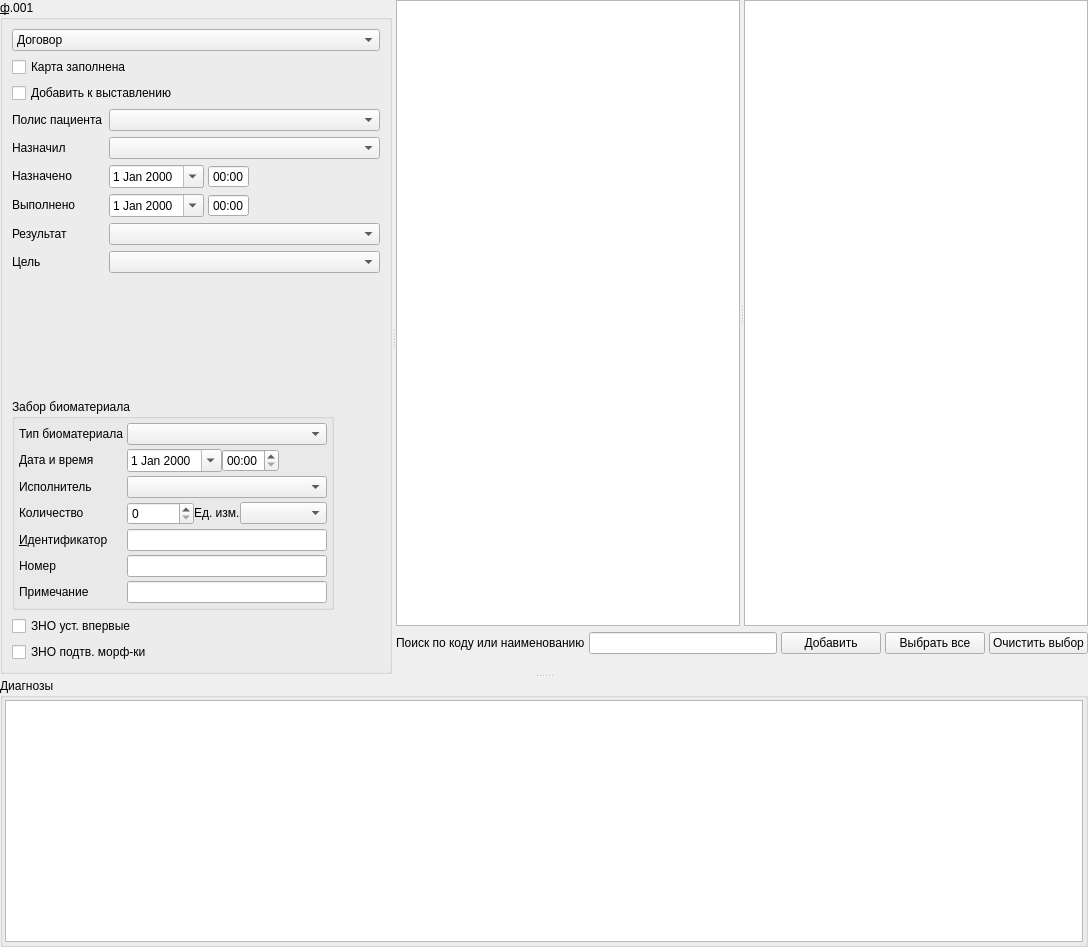
          <widget class="QWidget" name="scrollAreaWidgetContents">
           <property name="geometry">
            <rect>
             <x>0</x>
             <y>0</y>
             <width>1088</width>
             <height>947</height>
            </rect>
           </property>
           <layout class="QVBoxLayout" name="verticalLayout_2">
            <property name="margin">
             <number>0</number>
            </property>
            <item>
             <widget class="QSplitter" name="splitter_3">
              <property name="orientation">
               <enum>Qt::Vertical</enum>
              </property>
              <widget class="QSplitter" name="splitter_2">
               <property name="orientation">
                <enum>Qt::Horizontal</enum>
               </property>
               <widget class="QGroupBox" name="grpBase">
                <property name="sizePolicy">
                 <sizepolicy hsizetype="Maximum" vsizetype="Preferred">
                  <horstretch>0</horstretch>
                  <verstretch>0</verstretch>
                 </sizepolicy>
                </property>
                <property name="title">
                 <string>&amp;ф.001</string>
                </property>
                <layout class="QGridLayout" name="gridLayout_2">
                 <item row="3" column="1">
                  <widget class="CClientPolicyComboBox" name="cmbClientPolicy"/>
                 </item>
                 <item row="2" column="0" colspan="2">
                  <widget class="QCheckBox" name="chkExposeConfirmed">
                   <property name="text">
                    <string>Добавить к выставлению</string>
                   </property>
                  </widget>
                 </item>
                 <item row="12" column="0">
                  <spacer name="verticalSpacer_3">
                   <property name="orientation">
                    <enum>Qt::Vertical</enum>
                   </property>
                   <property name="sizeHint" stdset="0">
                    <size>
                     <width>20</width>
                     <height>10</height>
                    </size>
                   </property>
                  </spacer>
                 </item>
                 <item row="14" column="0" colspan="2">
                  <widget class="QCheckBox" name="chkZNOFirst">
                   <property name="toolTip">
                    <string>ЗНО установлен впервые</string>
                   </property>
                   <property name="text">
                    <string>ЗНО уст. впервые</string>
                   </property>
                  </widget>
                 </item>
                 <item row="11" column="1">
                  <widget class="CRBComboBox" name="cmbGoal"/>
                 </item>
                 <item row="11" column="0">
                  <widget class="QLabel" name="lblGoal">
                   <property name="text">
                    <string>Цель</string>
                   </property>
                   <property name="buddy">
                    <cstring>cmbGoal</cstring>
                   </property>
                  </widget>
                 </item>
                 <item row="6" column="0">
                  <widget class="QLabel" name="lblSetPerson">
                   <property name="sizePolicy">
                    <sizepolicy hsizetype="Maximum" vsizetype="Fixed">
                     <horstretch>0</horstretch>
                     <verstretch>0</verstretch>
                    </sizepolicy>
                   </property>
                   <property name="text">
                    <string>Назначил</string>
                   </property>
                   <property name="buddy">
                    <cstring>cmbSetPerson</cstring>
                   </property>
                  </widget>
                 </item>
                 <item row="9" column="1">
                  <widget class="CRBComboBox" name="cmbResult"/>
                 </item>
                 <item row="7" column="0">
                  <widget class="QLabel" name="lblBegDate">
                   <property name="sizePolicy">
                    <sizepolicy hsizetype="Maximum" vsizetype="Fixed">
                     <horstretch>0</horstretch>
                     <verstretch>0</verstretch>
                    </sizepolicy>
                   </property>
                   <property name="text">
                    <string>Назначено</string>
                   </property>
                   <property name="buddy">
                    <cstring>edtBegDate</cstring>
                   </property>
                  </widget>
                 </item>
                 <item row="8" column="0">
                  <widget class="QLabel" name="lblEndDate">
                   <property name="sizePolicy">
                    <sizepolicy hsizetype="Maximum" vsizetype="Fixed">
                     <horstretch>0</horstretch>
                     <verstretch>0</verstretch>
                    </sizepolicy>
                   </property>
                   <property name="text">
                    <string>Выполнено</string>
                   </property>
                   <property name="buddy">
                    <cstring>edtEndDate</cstring>
                   </property>
                  </widget>
                 </item>
                 <item row="6" column="1">
                  <widget class="CPersonComboBoxEx" name="cmbSetPerson">
                   <property name="sizePolicy">
                    <sizepolicy hsizetype="Expanding" vsizetype="Fixed">
                     <horstretch>0</horstretch>
                     <verstretch>0</verstretch>
                    </sizepolicy>
                   </property>
                  </widget>
                 </item>
                 <item row="0" column="0" colspan="2">
                  <widget class="CContractComboBox" name="cmbContract">
                   <property name="sizePolicy">
                    <sizepolicy hsizetype="Preferred" vsizetype="Fixed">
                     <horstretch>0</horstretch>
                     <verstretch>0</verstretch>
                    </sizepolicy>
                   </property>
                   <property name="whatsThis">
                    <string>номер, дата и основание договора в рамках которого производится осмотр</string>
                   </property>
                   <property name="frame">
                    <bool>true</bool>
                   </property>
                   <item>
                    <property name="text">
                     <string>Договор</string>
                    </property>
                   </item>
                  </widget>
                 </item>
                 <item row="15" column="0" colspan="2">
                  <widget class="QCheckBox" name="chkZNOMorph">
                   <property name="toolTip">
                    <string>ЗНО потдверждён морфологически</string>
                   </property>
                   <property name="text">
                    <string>ЗНО подтв. морф-ки</string>
                   </property>
                  </widget>
                 </item>
                 <item row="3" column="0">
                  <widget class="QLabel" name="lblClientPolicy">
                   <property name="text">
                    <string>Полис пациента</string>
                   </property>
                  </widget>
                 </item>
                 <item row="9" column="0">
                  <widget class="QLabel" name="lblResult">
                   <property name="text">
                    <string>Результат</string>
                   </property>
                   <property name="buddy">
                    <cstring>cmbResult</cstring>
                   </property>
                  </widget>
                 </item>
                 <item row="8" column="1">
                  <widget class="QFrame" name="frmEndDateTime">
                   <property name="sizePolicy">
                    <sizepolicy hsizetype="Maximum" vsizetype="Preferred">
                     <horstretch>0</horstretch>
                     <verstretch>0</verstretch>
                    </sizepolicy>
                   </property>
                   <property name="frameShape">
                    <enum>QFrame::NoFrame</enum>
                   </property>
                   <property name="frameShadow">
                    <enum>QFrame::Plain</enum>
                   </property>
                   <property name="lineWidth">
                    <number>0</number>
                   </property>
                   <layout class="QHBoxLayout" name="horizontalLayout_4">
                    <property name="spacing">
                     <number>4</number>
                    </property>
                    <property name="margin">
                     <number>0</number>
                    </property>
                    <item>
                     <widget class="CDateEdit" name="edtEndDate">
                      <property name="sizePolicy">
                       <sizepolicy hsizetype="Maximum" vsizetype="Fixed">
                        <horstretch>0</horstretch>
                        <verstretch>0</verstretch>
                       </sizepolicy>
                      </property>
                      <property name="whatsThis">
                       <string>дата окончания осмотра</string>
                      </property>
                      <property name="calendarPopup">
                       <bool>true</bool>
                      </property>
                     </widget>
                    </item>
                    <item>
                     <widget class="QTimeEdit" name="edtEndTime">
                      <property name="buttonSymbols">
                       <enum>QAbstractSpinBox::NoButtons</enum>
                      </property>
                      <property name="displayFormat">
                       <string>HH:mm</string>
                      </property>
                     </widget>
                    </item>
                   </layout>
                  </widget>
                 </item>
                 <item row="12" column="1">
                  <widget class="QFrame" name="frmNextDateTime">
                   <property name="sizePolicy">
                    <sizepolicy hsizetype="Maximum" vsizetype="Preferred">
                     <horstretch>0</horstretch>
                     <verstretch>0</verstretch>
                    </sizepolicy>
                   </property>
                   <property name="frameShape">
                    <enum>QFrame::NoFrame</enum>
                   </property>
                   <property name="frameShadow">
                    <enum>QFrame::Plain</enum>
                   </property>
                   <property name="lineWidth">
                    <number>0</number>
                   </property>
                   <layout class="QHBoxLayout" name="horizontalLayout_5">
                    <property name="spacing">
                     <number>4</number>
                    </property>
                    <property name="margin">
                     <number>0</number>
                    </property>
                   </layout>
                  </widget>
                 </item>
                 <item row="13" column="0" colspan="2">
                  <widget class="QGroupBox" name="grpTakenTissue">
                   <property name="sizePolicy">
                    <sizepolicy hsizetype="Maximum" vsizetype="Minimum">
                     <horstretch>0</horstretch>
                     <verstretch>0</verstretch>
                    </sizepolicy>
                   </property>
                   <property name="title">
                    <string>Забор биоматериала</string>
                   </property>
                   <layout class="QGridLayout" name="gridLayout">
                    <property name="margin">
                     <number>4</number>
                    </property>
                    <property name="spacing">
                     <number>4</number>
                    </property>
                    <item row="0" column="0">
                     <widget class="QLabel" name="lblTissueType">
                      <property name="sizePolicy">
                       <sizepolicy hsizetype="Maximum" vsizetype="Fixed">
                        <horstretch>0</horstretch>
                        <verstretch>0</verstretch>
                       </sizepolicy>
                      </property>
                      <property name="minimumSize">
                       <size>
                        <width>0</width>
                        <height>20</height>
                       </size>
                      </property>
                      <property name="text">
                       <string>Тип биоматериала</string>
                      </property>
                      <property name="buddy">
                       <cstring>cmbTissueType</cstring>
                      </property>
                     </widget>
                    </item>
                    <item row="0" column="1" colspan="3">
                     <widget class="CRBComboBox" name="cmbTissueType">
                      <property name="sizePolicy">
                       <sizepolicy hsizetype="Expanding" vsizetype="Fixed">
                        <horstretch>0</horstretch>
                        <verstretch>0</verstretch>
                       </sizepolicy>
                      </property>
                     </widget>
                    </item>
                    <item row="1" column="1">
                     <widget class="QWidget" name="pnlDatetime" native="true">
                      <layout class="QHBoxLayout" name="horizontalLayout_7">
                       <property name="spacing">
                        <number>0</number>
                       </property>
                       <property name="margin">
                        <number>0</number>
                       </property>
                       <item>
                        <widget class="CDateEdit" name="edtTissueDate">
                         <property name="sizePolicy">
                          <sizepolicy hsizetype="Maximum" vsizetype="Fixed">
                           <horstretch>0</horstretch>
                           <verstretch>0</verstretch>
                          </sizepolicy>
                         </property>
                         <property name="calendarPopup">
                          <bool>true</bool>
                         </property>
                        </widget>
                       </item>
                       <item>
                        <widget class="QTimeEdit" name="edtTissueTime">
                         <property name="sizePolicy">
                          <sizepolicy hsizetype="Maximum" vsizetype="Fixed">
                           <horstretch>0</horstretch>
                           <verstretch>0</verstretch>
                          </sizepolicy>
                         </property>
                         <property name="displayFormat">
                          <string>HH:mm</string>
                         </property>
                        </widget>
                       </item>
                      </layout>
                     </widget>
                    </item>
                    <item row="5" column="1" colspan="3">
                     <widget class="QWidget" name="pnlWTF" native="true">
                      <property name="sizePolicy">
                       <sizepolicy hsizetype="Preferred" vsizetype="Preferred">
                        <horstretch>0</horstretch>
                        <verstretch>0</verstretch>
                       </sizepolicy>
                      </property>
                      <layout class="QHBoxLayout" name="horizontalLayout_6">
                       <property name="spacing">
                        <number>0</number>
                       </property>
                       <property name="margin">
                        <number>0</number>
                       </property>
                       <item>
                        <widget class="QSpinBox" name="edtTissueAmount">
                         <property name="sizePolicy">
                          <sizepolicy hsizetype="Maximum" vsizetype="Fixed">
                           <horstretch>0</horstretch>
                           <verstretch>0</verstretch>
                          </sizepolicy>
                         </property>
                         <property name="maximum">
                          <number>999999</number>
                         </property>
                        </widget>
                       </item>
                       <item>
                        <widget class="QLabel" name="lblTissueUnit">
                         <property name="sizePolicy">
                          <sizepolicy hsizetype="Fixed" vsizetype="Fixed">
                           <horstretch>0</horstretch>
                           <verstretch>0</verstretch>
                          </sizepolicy>
                         </property>
                         <property name="minimumSize">
                          <size>
                           <width>0</width>
                           <height>20</height>
                          </size>
                         </property>
                         <property name="text">
                          <string>Ед. изм.</string>
                         </property>
                         <property name="buddy">
                          <cstring>cmbTissueUnit</cstring>
                         </property>
                        </widget>
                       </item>
                       <item>
                        <widget class="CRBComboBox" name="cmbTissueUnit">
                         <property name="sizePolicy">
                          <sizepolicy hsizetype="Expanding" vsizetype="Fixed">
                           <horstretch>0</horstretch>
                           <verstretch>0</verstretch>
                          </sizepolicy>
                         </property>
                        </widget>
                       </item>
                      </layout>
                     </widget>
                    </item>
                    <item row="1" column="3">
                     <spacer name="horizontalSpacer">
                      <property name="orientation">
                       <enum>Qt::Horizontal</enum>
                      </property>
                      <property name="sizeHint" stdset="0">
                       <size>
                        <width>40</width>
                        <height>20</height>
                       </size>
                      </property>
                     </spacer>
                    </item>
                    <item row="8" column="1" colspan="3">
                     <widget class="QLineEdit" name="edtTissueNote">
                      <property name="sizePolicy">
                       <sizepolicy hsizetype="Ignored" vsizetype="Fixed">
                        <horstretch>0</horstretch>
                        <verstretch>0</verstretch>
                       </sizepolicy>
                      </property>
                     </widget>
                    </item>
                    <item row="7" column="1" colspan="3">
                     <widget class="QLineEdit" name="edtTissueNumber">
                      <property name="readOnly">
                       <bool>true</bool>
                      </property>
                     </widget>
                    </item>
                    <item row="7" column="0">
                     <widget class="QLabel" name="lblTissueNumber">
                      <property name="text">
                       <string>Номер</string>
                      </property>
                      <property name="buddy">
                       <cstring>edtTissueNumber</cstring>
                      </property>
                     </widget>
                    </item>
                    <item row="6" column="0">
                     <widget class="QLabel" name="lblTissueExternalId">
                      <property name="sizePolicy">
                       <sizepolicy hsizetype="Maximum" vsizetype="Fixed">
                        <horstretch>0</horstretch>
                        <verstretch>0</verstretch>
                       </sizepolicy>
                      </property>
                      <property name="minimumSize">
                       <size>
                        <width>0</width>
                        <height>20</height>
                       </size>
                      </property>
                      <property name="text">
                       <string>&amp;Идентификатор</string>
                      </property>
                      <property name="buddy">
                       <cstring>edtTissueExternalId</cstring>
                      </property>
                     </widget>
                    </item>
                    <item row="6" column="1" colspan="3">
                     <widget class="QLineEdit" name="edtTissueExternalId">
                      <property name="sizePolicy">
                       <sizepolicy hsizetype="Expanding" vsizetype="Fixed">
                        <horstretch>0</horstretch>
                        <verstretch>0</verstretch>
                       </sizepolicy>
                      </property>
                      <property name="readOnly">
                       <bool>false</bool>
                      </property>
                     </widget>
                    </item>
                    <item row="2" column="0">
                     <widget class="QLabel" name="lblTissyeExecPerson">
                      <property name="sizePolicy">
                       <sizepolicy hsizetype="Maximum" vsizetype="Fixed">
                        <horstretch>0</horstretch>
                        <verstretch>0</verstretch>
                       </sizepolicy>
                      </property>
                      <property name="minimumSize">
                       <size>
                        <width>0</width>
                        <height>20</height>
                       </size>
                      </property>
                      <property name="text">
                       <string>Исполнитель</string>
                      </property>
                      <property name="buddy">
                       <cstring>cmbTissueExecPerson</cstring>
                      </property>
                     </widget>
                    </item>
                    <item row="2" column="1" colspan="3">
                     <widget class="CPersonComboBoxEx" name="cmbTissueExecPerson">
                      <property name="sizePolicy">
                       <sizepolicy hsizetype="Expanding" vsizetype="Fixed">
                        <horstretch>0</horstretch>
                        <verstretch>0</verstretch>
                       </sizepolicy>
                      </property>
                     </widget>
                    </item>
                    <item row="5" column="0">
                     <widget class="QLabel" name="lblTissueAmount">
                      <property name="sizePolicy">
                       <sizepolicy hsizetype="Maximum" vsizetype="Fixed">
                        <horstretch>0</horstretch>
                        <verstretch>0</verstretch>
                       </sizepolicy>
                      </property>
                      <property name="minimumSize">
                       <size>
                        <width>0</width>
                        <height>20</height>
                       </size>
                      </property>
                      <property name="text">
                       <string>Количество</string>
                      </property>
                      <property name="buddy">
                       <cstring>edtTissueAmount</cstring>
                      </property>
                     </widget>
                    </item>
                    <item row="8" column="0">
                     <widget class="QLabel" name="lblTissueNote">
                      <property name="sizePolicy">
                       <sizepolicy hsizetype="Maximum" vsizetype="Fixed">
                        <horstretch>0</horstretch>
                        <verstretch>0</verstretch>
                       </sizepolicy>
                      </property>
                      <property name="minimumSize">
                       <size>
                        <width>0</width>
                        <height>20</height>
                       </size>
                      </property>
                      <property name="text">
                       <string>Примечание</string>
                      </property>
                      <property name="buddy">
                       <cstring>edtTissueNote</cstring>
                      </property>
                     </widget>
                    </item>
                    <item row="1" column="0">
                     <widget class="QLabel" name="lblTissueDateTime">
                      <property name="sizePolicy">
                       <sizepolicy hsizetype="Maximum" vsizetype="Fixed">
                        <horstretch>0</horstretch>
                        <verstretch>0</verstretch>
                       </sizepolicy>
                      </property>
                      <property name="minimumSize">
                       <size>
                        <width>0</width>
                        <height>20</height>
                       </size>
                      </property>
                      <property name="text">
                       <string>Дата и время</string>
                      </property>
                      <property name="buddy">
                       <cstring>edtTissueDate</cstring>
                      </property>
                     </widget>
                    </item>
                   </layout>
                  </widget>
                 </item>
                 <item row="7" column="1">
                  <widget class="QFrame" name="frmBegDateTime">
                   <property name="sizePolicy">
                    <sizepolicy hsizetype="Maximum" vsizetype="Preferred">
                     <horstretch>0</horstretch>
                     <verstretch>0</verstretch>
                    </sizepolicy>
                   </property>
                   <property name="frameShape">
                    <enum>QFrame::NoFrame</enum>
                   </property>
                   <property name="frameShadow">
                    <enum>QFrame::Plain</enum>
                   </property>
                   <property name="lineWidth">
                    <number>0</number>
                   </property>
                   <layout class="QHBoxLayout" name="horizontalLayout_3">
                    <property name="spacing">
                     <number>4</number>
                    </property>
                    <property name="margin">
                     <number>0</number>
                    </property>
                    <item>
                     <widget class="CDateEdit" name="edtBegDate">
                      <property name="sizePolicy">
                       <sizepolicy hsizetype="Maximum" vsizetype="Fixed">
                        <horstretch>0</horstretch>
                        <verstretch>0</verstretch>
                       </sizepolicy>
                      </property>
                      <property name="whatsThis">
                       <string>дата начала осмотра</string>
                      </property>
                      <property name="calendarPopup">
                       <bool>true</bool>
                      </property>
                     </widget>
                    </item>
                    <item>
                     <widget class="QTimeEdit" name="edtBegTime">
                      <property name="buttonSymbols">
                       <enum>QAbstractSpinBox::NoButtons</enum>
                      </property>
                      <property name="displayFormat">
                       <string>HH:mm</string>
                      </property>
                     </widget>
                    </item>
                   </layout>
                  </widget>
                 </item>
                 <item row="1" column="0" colspan="2">
                  <widget class="QCheckBox" name="chkIsClosed">
                   <property name="text">
                    <string>Карта заполнена</string>
                   </property>
                  </widget>
                 </item>
                </layout>
               </widget>
               <widget class="QWidget" name="layoutWidget">
                <layout class="QGridLayout" name="gridLayout_3">
                 <item row="1" column="0">
                  <widget class="QWidget" name="grpActionSearch" native="true">
                   <property name="sizePolicy">
                    <sizepolicy hsizetype="Preferred" vsizetype="Maximum">
                     <horstretch>0</horstretch>
                     <verstretch>0</verstretch>
                    </sizepolicy>
                   </property>
                   <layout class="QHBoxLayout" name="horizontalLayout_2">
                    <property name="spacing">
                     <number>4</number>
                    </property>
                    <property name="margin">
                     <number>0</number>
                    </property>
                    <item>
                     <widget class="QLabel" name="lblFindByCode">
                      <property name="sizePolicy">
                       <sizepolicy hsizetype="Maximum" vsizetype="Preferred">
                        <horstretch>0</horstretch>
                        <verstretch>0</verstretch>
                       </sizepolicy>
                      </property>
                      <property name="text">
                       <string>Поиск по коду или наименованию</string>
                      </property>
                     </widget>
                    </item>
                    <item>
                     <widget class="QLineEdit" name="edtFindByCode">
                      <property name="sizePolicy">
                       <sizepolicy hsizetype="Expanding" vsizetype="Fixed">
                        <horstretch>0</horstretch>
                        <verstretch>0</verstretch>
                       </sizepolicy>
                      </property>
                     </widget>
                    </item>
                    <item>
                     <widget class="QPushButton" name="btnAdd">
                      <property name="sizePolicy">
                       <sizepolicy hsizetype="Fixed" vsizetype="Fixed">
                        <horstretch>0</horstretch>
                        <verstretch>0</verstretch>
                       </sizepolicy>
                      </property>
                      <property name="minimumSize">
                       <size>
                        <width>100</width>
                        <height>0</height>
                       </size>
                      </property>
                      <property name="text">
                       <string>Добавить</string>
                      </property>
                     </widget>
                    </item>
                    <item>
                     <widget class="QPushButton" name="btnSelectAll">
                      <property name="sizePolicy">
                       <sizepolicy hsizetype="Fixed" vsizetype="Fixed">
                        <horstretch>0</horstretch>
                        <verstretch>0</verstretch>
                       </sizepolicy>
                      </property>
                      <property name="minimumSize">
                       <size>
                        <width>100</width>
                        <height>0</height>
                       </size>
                      </property>
                      <property name="text">
                       <string>Выбрать все</string>
                      </property>
                     </widget>
                    </item>
                    <item>
                     <widget class="QPushButton" name="btnClearSelection">
                      <property name="sizePolicy">
                       <sizepolicy hsizetype="Fixed" vsizetype="Fixed">
                        <horstretch>0</horstretch>
                        <verstretch>0</verstretch>
                       </sizepolicy>
                      </property>
                      <property name="minimumSize">
                       <size>
                        <width>0</width>
                        <height>0</height>
                       </size>
                      </property>
                      <property name="text">
                       <string>Очистить выбор</string>
                      </property>
                     </widget>
                    </item>
                   </layout>
                  </widget>
                 </item>
                 <item row="0" column="0">
                  <widget class="QSplitter" name="splitter">
                   <property name="orientation">
                    <enum>Qt::Horizontal</enum>
                   </property>
                   <widget class="CActionTypeTreeView" name="treeActionTypeGroups"/>
                   <widget class="CTableView" name="tblActionTypes"/>
                  </widget>
                 </item>
                 <item row="2" column="0">
                  <widget class="QLabel" name="lblSelectedCount">
                   <property name="sizePolicy">
                    <sizepolicy hsizetype="Preferred" vsizetype="Fixed">
                     <horstretch>0</horstretch>
                     <verstretch>0</verstretch>
                    </sizepolicy>
                   </property>
                   <property name="text">
                    <string/>
                   </property>
                  </widget>
                 </item>
                </layout>
               </widget>
              </widget>
              <widget class="QGroupBox" name="grpFinalDiagnostics">
               <property name="title">
                <string>Диагнозы</string>
               </property>
               <layout class="QGridLayout" name="gridLayout_7">
                <property name="margin">
                 <number>2</number>
                </property>
                <property name="spacing">
                 <number>1</number>
                </property>
                <item row="0" column="0">
                 <widget class="CInDocTableView" name="tblFinalDiagnostics">
                  <property name="minimumSize">
                   <size>
                    <width>0</width>
                    <height>200</height>
                   </size>
                  </property>
                 </widget>
                </item>
               </layout>
              </widget>
             </widget>
            </item>
           </layout>
          </widget>
